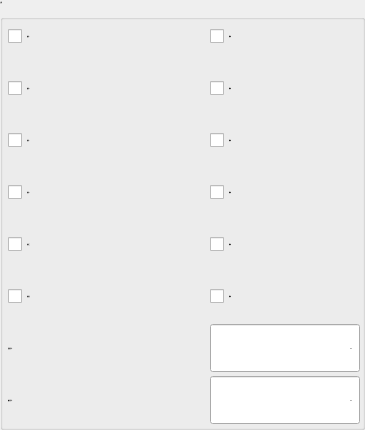
           <widget class="QGroupBox" name="groupBoxProJig">
            <property name="font">
             <font>
              <family>微软雅黑</family>
              <pointsize>-1</pointsize>
              <weight>50</weight>
              <italic>false</italic>
              <bold>false</bold>
             </font>
            </property>
            <property name="title">
             <string>主臂</string>
            </property>
            <layout class="QGridLayout" name="gridLayout">
             <property name="leftMargin">
              <number>5</number>
             </property>
             <property name="topMargin">
              <number>2</number>
             </property>
             <property name="rightMargin">
              <number>2</number>
             </property>
             <property name="bottomMargin">
              <number>2</number>
             </property>
             <property name="spacing">
              <number>2</number>
             </property>
             <item row="0" column="0">
              <widget class="xCheckBox" name="ProJig1">
               <property name="sizePolicy">
                <sizepolicy hsizetype="Expanding" vsizetype="Fixed">
                 <horstretch>0</horstretch>
                 <verstretch>0</verstretch>
                </sizepolicy>
               </property>
               <property name="minimumSize">
                <size>
                 <width>200</width>
                 <height>50</height>
                </size>
               </property>
               <property name="maximumSize">
                <size>
                 <width>16777215</width>
                 <height>50</height>
                </size>
               </property>
               <property name="font">
                <font>
                 <family>微软雅黑</family>
                 <pointsize>-1</pointsize>
                 <weight>50</weight>
                 <italic>false</italic>
                 <bold>false</bold>
                </font>
               </property>
               <property name="focusPolicy">
                <enum>Qt::NoFocus</enum>
               </property>
               <property name="text">
                <string>吸具一</string>
               </property>
              </widget>
             </item>
             <item row="0" column="1">
              <widget class="xCheckBox" name="ProCheck1">
               <property name="sizePolicy">
                <sizepolicy hsizetype="Minimum" vsizetype="Fixed">
                 <horstretch>0</horstretch>
                 <verstretch>0</verstretch>
                </sizepolicy>
               </property>
               <property name="minimumSize">
                <size>
                 <width>120</width>
                 <height>50</height>
                </size>
               </property>
               <property name="maximumSize">
                <size>
                 <width>16777215</width>
                 <height>50</height>
                </size>
               </property>
               <property name="font">
                <font>
                 <family>微软雅黑</family>
                 <pointsize>-1</pointsize>
                 <weight>50</weight>
                 <italic>false</italic>
                 <bold>false</bold>
                </font>
               </property>
               <property name="focusPolicy">
                <enum>Qt::NoFocus</enum>
               </property>
               <property name="text">
                <string>检测</string>
               </property>
              </widget>
             </item>
             <item row="1" column="0">
              <widget class="xCheckBox" name="ProJig2">
               <property name="sizePolicy">
                <sizepolicy hsizetype="Expanding" vsizetype="Fixed">
                 <horstretch>0</horstretch>
                 <verstretch>0</verstretch>
                </sizepolicy>
               </property>
               <property name="minimumSize">
                <size>
                 <width>200</width>
                 <height>50</height>
                </size>
               </property>
               <property name="maximumSize">
                <size>
                 <width>16777215</width>
                 <height>50</height>
                </size>
               </property>
               <property name="font">
                <font>
                 <family>微软雅黑</family>
                 <pointsize>-1</pointsize>
                 <weight>50</weight>
                 <italic>false</italic>
                 <bold>false</bold>
                </font>
               </property>
               <property name="focusPolicy">
                <enum>Qt::NoFocus</enum>
               </property>
               <property name="text">
                <string>吸具二</string>
               </property>
              </widget>
             </item>
             <item row="1" column="1">
              <widget class="xCheckBox" name="ProCheck2">
               <property name="sizePolicy">
                <sizepolicy hsizetype="Minimum" vsizetype="Fixed">
                 <horstretch>0</horstretch>
                 <verstretch>0</verstretch>
                </sizepolicy>
               </property>
               <property name="minimumSize">
                <size>
                 <width>120</width>
                 <height>50</height>
                </size>
               </property>
               <property name="maximumSize">
                <size>
                 <width>16777215</width>
                 <height>50</height>
                </size>
               </property>
               <property name="font">
                <font>
                 <family>微软雅黑</family>
                 <pointsize>-1</pointsize>
                 <weight>50</weight>
                 <italic>false</italic>
                 <bold>false</bold>
                </font>
               </property>
               <property name="focusPolicy">
                <enum>Qt::NoFocus</enum>
               </property>
               <property name="text">
                <string>检测</string>
               </property>
              </widget>
             </item>
             <item row="2" column="0">
              <widget class="xCheckBox" name="ProJig3">
               <property name="sizePolicy">
                <sizepolicy hsizetype="Expanding" vsizetype="Fixed">
                 <horstretch>0</horstretch>
                 <verstretch>0</verstretch>
                </sizepolicy>
               </property>
               <property name="minimumSize">
                <size>
                 <width>200</width>
                 <height>50</height>
                </size>
               </property>
               <property name="maximumSize">
                <size>
                 <width>16777215</width>
                 <height>50</height>
                </size>
               </property>
               <property name="font">
                <font>
                 <family>微软雅黑</family>
                 <pointsize>-1</pointsize>
                 <weight>50</weight>
                 <italic>false</italic>
                 <bold>false</bold>
                </font>
               </property>
               <property name="focusPolicy">
                <enum>Qt::NoFocus</enum>
               </property>
               <property name="text">
                <string>抱具一</string>
               </property>
              </widget>
             </item>
             <item row="2" column="1">
              <widget class="xCheckBox" name="ProCheck3">
               <property name="sizePolicy">
                <sizepolicy hsizetype="Minimum" vsizetype="Fixed">
                 <horstretch>0</horstretch>
                 <verstretch>0</verstretch>
                </sizepolicy>
               </property>
               <property name="minimumSize">
                <size>
                 <width>120</width>
                 <height>50</height>
                </size>
               </property>
               <property name="maximumSize">
                <size>
                 <width>16777215</width>
                 <height>50</height>
                </size>
               </property>
               <property name="font">
                <font>
                 <family>微软雅黑</family>
                 <pointsize>-1</pointsize>
                 <weight>50</weight>
                 <italic>false</italic>
                 <bold>false</bold>
                </font>
               </property>
               <property name="focusPolicy">
                <enum>Qt::NoFocus</enum>
               </property>
               <property name="text">
                <string>检测</string>
               </property>
              </widget>
             </item>
             <item row="3" column="0">
              <widget class="xCheckBox" name="ProJig4">
               <property name="sizePolicy">
                <sizepolicy hsizetype="Expanding" vsizetype="Fixed">
                 <horstretch>0</horstretch>
                 <verstretch>0</verstretch>
                </sizepolicy>
               </property>
               <property name="minimumSize">
                <size>
                 <width>200</width>
                 <height>50</height>
                </size>
               </property>
               <property name="maximumSize">
                <size>
                 <width>16777215</width>
                 <height>50</height>
                </size>
               </property>
               <property name="font">
                <font>
                 <family>微软雅黑</family>
                 <pointsize>-1</pointsize>
                 <weight>50</weight>
                 <italic>false</italic>
                 <bold>false</bold>
                </font>
               </property>
               <property name="focusPolicy">
                <enum>Qt::NoFocus</enum>
               </property>
               <property name="text">
                <string>抱具二</string>
               </property>
              </widget>
             </item>
             <item row="3" column="1">
              <widget class="xCheckBox" name="ProCheck4">
               <property name="sizePolicy">
                <sizepolicy hsizetype="Minimum" vsizetype="Fixed">
                 <horstretch>0</horstretch>
                 <verstretch>0</verstretch>
                </sizepolicy>
               </property>
               <property name="minimumSize">
                <size>
                 <width>120</width>
                 <height>50</height>
                </size>
               </property>
               <property name="maximumSize">
                <size>
                 <width>16777215</width>
                 <height>50</height>
                </size>
               </property>
               <property name="font">
                <font>
                 <family>微软雅黑</family>
                 <pointsize>-1</pointsize>
                 <weight>50</weight>
                 <italic>false</italic>
                 <bold>false</bold>
                </font>
               </property>
               <property name="focusPolicy">
                <enum>Qt::NoFocus</enum>
               </property>
               <property name="text">
                <string>检测</string>
               </property>
              </widget>
             </item>
             <item row="4" column="0">
              <widget class="xCheckBox" name="ProJig5">
               <property name="sizePolicy">
                <sizepolicy hsizetype="Expanding" vsizetype="Fixed">
                 <horstretch>0</horstretch>
                 <verstretch>0</verstretch>
                </sizepolicy>
               </property>
               <property name="minimumSize">
                <size>
                 <width>200</width>
                 <height>50</height>
                </size>
               </property>
               <property name="maximumSize">
                <size>
                 <width>16777215</width>
                 <height>50</height>
                </size>
               </property>
               <property name="font">
                <font>
                 <family>微软雅黑</family>
                 <pointsize>-1</pointsize>
                 <weight>50</weight>
                 <italic>false</italic>
                 <bold>false</bold>
                </font>
               </property>
               <property name="focusPolicy">
                <enum>Qt::NoFocus</enum>
               </property>
               <property name="text">
                <string>抱具三</string>
               </property>
              </widget>
             </item>
             <item row="4" column="1">
              <widget class="xCheckBox" name="ProCheck5">
               <property name="sizePolicy">
                <sizepolicy hsizetype="Minimum" vsizetype="Fixed">
                 <horstretch>0</horstretch>
                 <verstretch>0</verstretch>
                </sizepolicy>
               </property>
               <property name="minimumSize">
                <size>
                 <width>120</width>
                 <height>50</height>
                </size>
               </property>
               <property name="maximumSize">
                <size>
                 <width>16777215</width>
                 <height>50</height>
                </size>
               </property>
               <property name="font">
                <font>
                 <family>微软雅黑</family>
                 <pointsize>-1</pointsize>
                 <weight>50</weight>
                 <italic>false</italic>
                 <bold>false</bold>
                </font>
               </property>
               <property name="focusPolicy">
                <enum>Qt::NoFocus</enum>
               </property>
               <property name="text">
                <string>检测</string>
               </property>
              </widget>
             </item>
             <item row="5" column="0">
              <widget class="xCheckBox" name="ProJig6">
               <property name="sizePolicy">
                <sizepolicy hsizetype="Expanding" vsizetype="Fixed">
                 <horstretch>0</horstretch>
                 <verstretch>0</verstretch>
                </sizepolicy>
               </property>
               <property name="minimumSize">
                <size>
                 <width>200</width>
                 <height>50</height>
                </size>
               </property>
               <property name="maximumSize">
                <size>
                 <width>16777215</width>
                 <height>50</height>
                </size>
               </property>
               <property name="font">
                <font>
                 <family>微软雅黑</family>
                 <pointsize>-1</pointsize>
                 <weight>50</weight>
                 <italic>false</italic>
                 <bold>false</bold>
                </font>
               </property>
               <property name="focusPolicy">
                <enum>Qt::NoFocus</enum>
               </property>
               <property name="text">
                <string>抱具四</string>
               </property>
              </widget>
             </item>
             <item row="5" column="1">
              <widget class="xCheckBox" name="ProCheck6">
               <property name="sizePolicy">
                <sizepolicy hsizetype="Minimum" vsizetype="Fixed">
                 <horstretch>0</horstretch>
                 <verstretch>0</verstretch>
                </sizepolicy>
               </property>
               <property name="minimumSize">
                <size>
                 <width>120</width>
                 <height>50</height>
                </size>
               </property>
               <property name="maximumSize">
                <size>
                 <width>16777215</width>
                 <height>50</height>
                </size>
               </property>
               <property name="font">
                <font>
                 <family>微软雅黑</family>
                 <pointsize>-1</pointsize>
                 <weight>50</weight>
                 <italic>false</italic>
                 <bold>false</bold>
                </font>
               </property>
               <property name="focusPolicy">
                <enum>Qt::NoFocus</enum>
               </property>
               <property name="text">
                <string>检测</string>
               </property>
              </widget>
             </item>
             <item row="6" column="0">
              <widget class="QLabel" name="labelProRemind">
               <property name="sizePolicy">
                <sizepolicy hsizetype="Expanding" vsizetype="Fixed">
                 <horstretch>0</horstretch>
                 <verstretch>0</verstretch>
                </sizepolicy>
               </property>
               <property name="minimumSize">
                <size>
                 <width>0</width>
                 <height>50</height>
                </size>
               </property>
               <property name="maximumSize">
                <size>
                 <width>16777215</width>
                 <height>50</height>
                </size>
               </property>
               <property name="font">
                <font>
                 <family>微软雅黑</family>
                 <pointsize>-1</pointsize>
                 <weight>50</weight>
                 <italic>false</italic>
                 <bold>false</bold>
                </font>
               </property>
               <property name="text">
                <string>治具延时：</string>
               </property>
              </widget>
             </item>
             <item row="6" column="1">
              <widget class="xDoubleSpinBox" name="BoxProDelay">
               <property name="enabled">
                <bool>true</bool>
               </property>
               <property name="sizePolicy">
                <sizepolicy hsizetype="Fixed" vsizetype="Fixed">
                 <horstretch>0</horstretch>
                 <verstretch>0</verstretch>
                </sizepolicy>
               </property>
               <property name="minimumSize">
                <size>
                 <width>150</width>
                 <height>50</height>
                </size>
               </property>
               <property name="maximumSize">
                <size>
                 <width>200</width>
                 <height>50</height>
                </size>
               </property>
               <property name="font">
                <font>
                 <family>微软雅黑</family>
                 <pointsize>-1</pointsize>
                 <weight>50</weight>
                 <italic>false</italic>
                 <bold>false</bold>
                </font>
               </property>
               <property name="focusPolicy">
                <enum>Qt::ClickFocus</enum>
               </property>
               <property name="acceptDrops">
                <bool>false</bool>
               </property>
               <property name="alignment">
                <set>Qt::AlignRight|Qt::AlignTrailing|Qt::AlignVCenter</set>
               </property>
               <property name="buttonSymbols">
                <enum>QAbstractSpinBox::NoButtons</enum>
               </property>
               <property name="suffix">
                <string notr="true">s</string>
               </property>
               <property name="decimals">
                <number>1</number>
               </property>
               <property name="maximum">
                <double>99.900000000000006</double>
               </property>
               <property name="singleStep">
                <double>0.100000000000000</double>
               </property>
               <property name="HasBtn" stdset="0">
                <bool>true</bool>
               </property>
              </widget>
             </item>
             <item row="7" column="0">
              <widget class="QLabel" name="labelRotateDelay">
               <property name="sizePolicy">
                <sizepolicy hsizetype="Expanding" vsizetype="Fixed">
                 <horstretch>0</horstretch>
                 <verstretch>0</verstretch>
                </sizepolicy>
               </property>
               <property name="minimumSize">
                <size>
                 <width>0</width>
                 <height>50</height>
                </size>
               </property>
               <property name="maximumSize">
                <size>
                 <width>16777215</width>
                 <height>50</height>
                </size>
               </property>
               <property name="font">
                <font>
                 <family>微软雅黑</family>
                 <pointsize>-1</pointsize>
                 <weight>50</weight>
                 <italic>false</italic>
                 <bold>false</bold>
                </font>
               </property>
               <property name="text">
                <string>倒角延时：</string>
               </property>
              </widget>
             </item>
             <item row="7" column="1">
              <widget class="xDoubleSpinBox" name="BoxRotateDelay">
               <property name="enabled">
                <bool>true</bool>
               </property>
               <property name="sizePolicy">
                <sizepolicy hsizetype="Fixed" vsizetype="Fixed">
                 <horstretch>0</horstretch>
                 <verstretch>0</verstretch>
                </sizepolicy>
               </property>
               <property name="minimumSize">
                <size>
                 <width>150</width>
                 <height>50</height>
                </size>
               </property>
               <property name="maximumSize">
                <size>
                 <width>200</width>
                 <height>50</height>
                </size>
               </property>
               <property name="font">
                <font>
                 <family>微软雅黑</family>
                 <pointsize>-1</pointsize>
                 <weight>50</weight>
                 <italic>false</italic>
                 <bold>false</bold>
                </font>
               </property>
               <property name="focusPolicy">
                <enum>Qt::ClickFocus</enum>
               </property>
               <property name="acceptDrops">
                <bool>false</bool>
               </property>
               <property name="alignment">
                <set>Qt::AlignRight|Qt::AlignTrailing|Qt::AlignVCenter</set>
               </property>
               <property name="buttonSymbols">
                <enum>QAbstractSpinBox::NoButtons</enum>
               </property>
               <property name="suffix">
                <string notr="true">s</string>
               </property>
               <property name="decimals">
                <number>1</number>
               </property>
               <property name="maximum">
                <double>99.900000000000006</double>
               </property>
               <property name="singleStep">
                <double>0.100000000000000</double>
               </property>
               <property name="HasBtn" stdset="0">
                <bool>true</bool>
               </property>
              </widget>
             </item>
            </layout>
           </widget>
